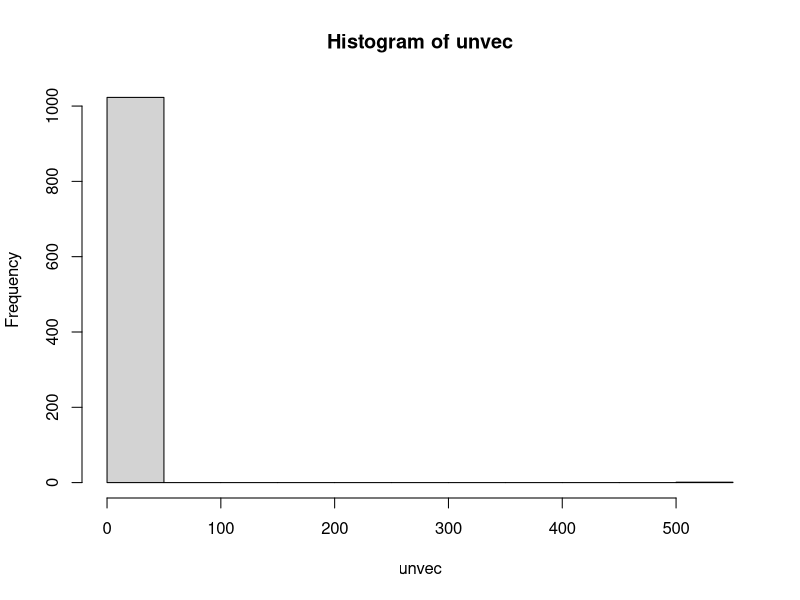
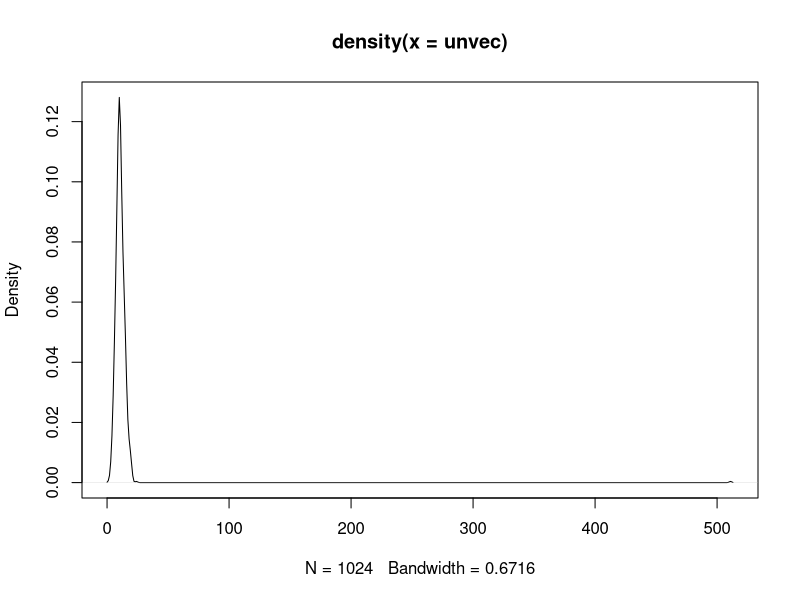

Source code (R) for these figures, in order:
## ---- chunk 1

vec_length = 1000 
add_length = 500
nucleos = 5

myCharacters = c("A","C","G","T") # create a vector 


start_string = replicate(vec_length,paste(sample(myCharacters,nucleos,replace = TRUE), collapse=""))


df1 = data.frame(start_string)


dummy_vec = rep("AAAAA",add_length) # δημιουρια 500 ΑΑΑΑΑ δειγματων

final_string = c(start_string,dummy_vec) # concat vectors 


df2 = data.frame(final_string)


# myList
## ---- chunk 2

myList = list() 
myList[["a"]]

for (elem in final_string){ 
  if(is.null(myList[[elem]])){ 
    myList[[elem]]=1
  } 
  else{
      myList[[elem]] = myList[[elem]] + 1 
  } 
}

df3 = data.frame(myList)

## ---- chunk 3

myCharacters = c("A","C","G","T")
# nsize = 10000
n = 5


new_vec = sample(myCharacters, 10000, replace = TRUE)
new_vec

for (i in 1:(length(new_vec)-n+1)){
 
   sub_str = paste(new_vec[i:(i + n - 1)], collapse="")
  
  if(is.null(myList[[sub_str]])){
    myList[[sub_str]] = 1
  }
  else{
    myList[[sub_str]] = myList[[sub_str]] + 1
  }
}

# myList


unvec = unlist(myList)
hist(unvec)
plot(density(unvec))
